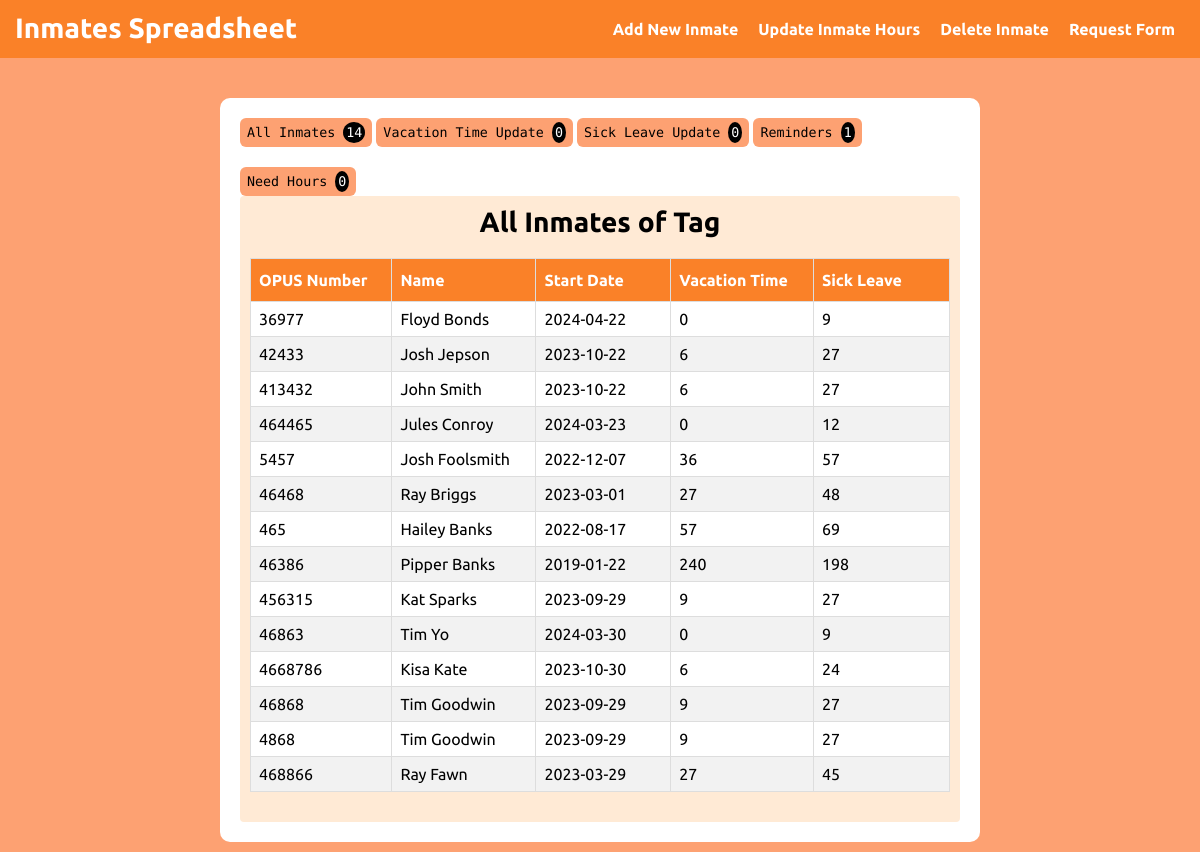
Screenshot of /homepage (signed in) with the database file from the repository.
### tables this page shows
CREATE TABLE Plant (
id INTEGER NOT NULL PRIMARY KEY AUTOINCREMENT,
Name varchar(255)
);

CREATE TABLE Inmates (
OPUSNumber int NOT NULL PRIMARY KEY,
FirstName varchar(255),
LastName varchar(255),
StartDate DATE,
Plant int,
NextVacationDate DATE,
NextSickDate DATE,
VacationHours int,
SickHours int
);

### app.py (the view)
@app.route("/homepage", methods=["GET", "POST"])
@login_required
def homepage():
    all = db.execute("SELECT * FROM Inmates Where Plant = ?", session["user_id"])
    plant = db.execute("SELECT Name FROM Plant WHERE id = ?", session["user_id"])
    lenOfAll = len(all)
    update = db.execute("SELECT * FROM Inmates WHERE NextVacationDate = ? and Plant = ?", today_date(), session["user_id"])
    lupdate = len(update)
    get_vacation_hours(update)
    sick = db.execute("SELECT * FROM Inmates WHERE NextSickDate = ? and Plant = ?", today_date(), session["user_id"])
    lsick = len(sick)
    get_sick_hours(sick)
    remind = db.execute("SELECT * FROM Inmates WHERE VacationHours >= 200 and Plant = ?", session["user_id"])
    lremind = len(remind)
    nsick = past_sick_date(all)
    nvaca = past_vacation_date(all)
    get_sick_hours(nsick)
    get_vacation_hours(nvaca)
    lenTog = len(nsick) + len(nvaca)
    if request.method == "POST":
        print("Here")
        if request.form.get("hours") == "sick":
            print()
            num = request.form.get("opus")
            value = db.execute("SELECT * FROM Inmates WHERE OPUSNumber = ?", num)
            if len(value) == 1:
                val = int(value[0]['SickHours']) + 3
                date = add_a_month(value[0]['NextSickDate'])
                db.execute("UPDATE Inmates SET SickHours = :sick, NextSickDate = :dat WHERE OPUSNumber = :n", sick=val, dat=date, n=num)
        elif request.form.get("hours") == "vacation":
            print()
            num = request.form.get("opus")
            value = db.execute("SELECT * FROM Inmates WHERE OPUSNumber = ?", num)
            if len(value) == 1:
                val = int(value[0]['VacationHours'])
                date = value[0]['NextVacationDate']
                start = value[0]['StartDate']
                db.execute("UPDATE Inmates SET VacationHours = :hours, NextVacationDate = :vaca WHERE OPUSNumber = :n", hours=findTime(start, val), vaca=next_month_last_day(date), n=num)
        elif request.form.get("hours") == "hsick":
            print()
            num = request.form.get("opus")
            value = db.execute("SELECT * FROM Inmates WHERE OPUSNumber = ?", num)
            if len(value) == 1:
                val = int(value[0]['SickHours']) + 3
                date = add_a_month(value[0]['NextSickDate'])
                db.execute("UPDATE Inmates SET SickHours = :sick, NextSickDate = :dat WHERE OPUSNumber = :n", sick=val, dat=date, n=num)
        elif request.form.get("hours") == "hvaca":
            print()
            num = request.form.get("opus")
            value = db.execute("SELECT * FROM Inmates WHERE OPUSNumber = ?", num)
            if len(value) == 1:
                val = int(value[0]['VacationHours'])
                date = value[0]['NextVacationDate']
                start = value[0]['StartDate']
                db.execute("UPDATE Inmates SET VacationHours = :hours, NextVacationDate = :vaca WHERE OPUSNumber = :n", hours=findTime(start, val), vaca=next_month_last_day(date), n=num)
        return redirect('/homepage')
    else:
        return render_template("homepage.html", all=all, update=update, sick=sick, remind=remind, lall=lenOfAll, lupdate=lupdate, lsick=lsick, lremind=lremind, nsick=nsick, nvaca=nvaca, lenTog=lenTog, plant=plant[0]["Name"])

### app.py (called while the page is built)
@app.after_request
def after_request(response):
    response.headers["Cache-Control"] = "no-cache, no-store, must-revalidate"
    response.headers["Expires"] = 0
    response.headers["Pragma"] = "no-cache"
    return response

def get_sick_hours(data):
    for i in data:
        id = i['OPUSNumber']
        hours = i['SickHours'] + 3
        day = add_a_month(i['NextSickDate'])
        db.execute("UPDATE Inmates SET SickHours = ?, NextSickDate = ? WHERE OPUSNumber = ?", hours, day, id)
        print(f"Got It! {i['FirstName']} {i['LastName']} has Updated")

def get_vacation_hours(data):
    for i in data:
        id = i['OPUSNumber']
        hours = findTime(today_date(), i['VacationHours'])
        day = add_a_month(i['NextVacationDate'])
        db.execute("UPDATE Inmates SET VacationHours = ?, NextVacationDate = ? WHERE OPUSNumber = ?", hours, day, id)
        print(f"Got It! {i['FirstName']} {i['LastName']} has Updated")

### helpers.py (called while the page is built)
def today_date():
    return today.strftime("%Y-%m-%d")

def negative_days(start):
    startD = date.fromisoformat(start)
    r = relativedelta.relativedelta(startD, today)
    return r.days

def negative_months(start):
    startD = date.fromisoformat(start)
    r = relativedelta.relativedelta(startD, today)
    return r.months

def past_sick_date(list):
    final = []
    for i in list:
        if negative_days(i['NextSickDate']) < 0 or negative_months(i['NextSickDate']) < 0:
            final.append(i)
    return final

def past_vacation_date(list):
    final = []
    for i in list:
        if negative_days(i['NextVacationDate']) < 0 or negative_months(i['NextVacationDate']) < 0:
            final.append(i)
    return final

def login_required(f):
    @wraps(f)
    def decorated_function(*args, **kwargs):
        if session.get("user_id") is None:
            return redirect("/")
        return f(*args, **kwargs)
    return decorated_function

### templates/homepage.html (shortened to what this page needs)
{% extends "layout.html" %}
{% block head %}
    <link href="/static/homepage.css" rel="stylesheet">
{% endblock %}
{% block section %}
    <div class="layout">
        <div class="button-nav">
            <button class="all">All Inmates <span class="number">{{ lall }}</span></button>
            <button class="vaca">Vacation Time Update <span class="number">{{ lupdate }}</span></button>
            <button class="sick">Sick Leave Update <span class="number">{{ lsick }}</span></button>
            <button class="reminder">Reminders <span class="number">{{ lremind }}</span></button>
            <button class="urgent">Need Hours <span class="number">{{ lenTog }}</span></button>
        </div>
        <div id="gallery">
            <div id="all">
                <h3>All Inmates of {{plant}}</h3>
                <table class="sheet">
                    <thead>
                        <tr>
                            <th>OPUS Number</th>
                            <th>Name</th>
                            <th>Start Date</th>
                            <th>Vacation Time</th>
                            <th>Sick Leave</th>
                        </tr>
                    </thead>
                    <tbody>
                        {% for i in all %}
                        <tr>
                            <td>{{ i.OPUSNumber }}</td>
                            <td>{{ i.FirstName }} {{i.LastName}}</td>
                            <td>{{ i.StartDate }}</td>
                            <td>{{ i.VacationHours }}</td>
                            <td>{{ i.SickHours }}</td>
                        </tr>
                        {% endfor %}
                    </tbody>
                </table>
            </div>
        </div>
    </div>
{% endblock %}

### templates/layout.html (shortened to what this page needs)
<!DOCTYPE html>
<html lang="en">
    <head>
        <link href="/static/global.css" rel="stylesheet">
        <link rel="stylesheet" href="https://cdnjs.cloudflare.com/ajax/libs/font-awesome/4.7.0/css/font-awesome.min.css">
        {% block head %} {% endblock %}
    </head>
    <body>
        <nav>
            <a href="/homepage" id="homepage">Inmates Spreadsheet</a>
            <div class="right">
            {% if session["user_id"] != 1 and session["user_id"] %}
                <a href="/add">Add New Inmate</a>
                <a href="/update">Update Inmate Hours</a>
                <a href="/delete">Delete Inmate</a>
                <a href="/request">Request Form</a>
            {% endif %}
            </div>
        </nav>
        <div class="container">
            <section>
                {% block section %} {% endblock %}
            </section>
        </div>
    </body>
</html>

### static/global.css (style rules this page uses)
* { margin: 0; }
#homepage, #login { font-family: "Ubuntu", sans-serif; font-weight: bold; font-size: 28px; margin-top: 2px; }
body { background-color: #FDA172; }
.sheet { font-family: "Ubuntu", sans-serif; border-collapse: collapse; width: 100%; background-color: white; }
.sheet td, .sheet th { border: 1px solid #ddd; padding: 8px; }
.sheet tr:nth-child(even) { background-color: #f2f2f2; }
.sheet th { padding-top: 12px; padding-bottom: 12px; text-align: left; background-color: #FA8128; color: white; }
nav { background-color: #FA8128; padding: 10px 15px 10px; font-size: 22px; color: white; margin-bottom: 10px; overflow: hidden; }
.right { float: right; }
nav a { text-decoration: none; font-size: 16px; color: white; text-align: center; float: left; font-family: "Ubuntu", sans-serif; }
.right a { margin: 10px 10px; font-family: "Ubuntu", sans-serif; font-weight: 600; font-style: normal; font-size: 16px; }
section { width: 60%; margin: 10px; padding: 20px; background-color: white; border-radius: 10px; }
button { padding: 5px 5px; background-color: #FDA172; font-family: "Martian Mono", monospace; border-radius: 6px; border: 1px solid #000000; color: black; margin-bottom: 20px; align-self: flex-start; }
.container { padding-top: 20px; display: flex; justify-content: center; }

### static/homepage.css (style rules this page uses)
table { background-color: lightgrey; border: 1px solid black; margin-bottom: 20px; margin-right: auto; margin-left: auto; }
th { background-color: #3C4142; font-weight: bold; color: white; padding: 2px; width: 150px; }
span { background-color: black; color: white; border-radius: 50%; padding: 3px; }
h3 { margin-bottom: 20px; text-align: center; font-size: 28px; font-family: "Ubuntu", sans-serif; }
#gallery { border-radius: 4px; background-color: #ffead5; padding: 10px; }
.button-nav { margin-bottom: -20px; }
.button-nav button { border:none; padding: 7px; }

### rows the page displays
Plant: Name "Tag"
Inmates: OPUSNumber "36977", FirstName "Floyd", LastName "Bonds", StartDate "2024-04-22", VacationHours "0", SickHours "9"
Inmates: OPUSNumber "42433", FirstName "Josh", LastName "Jepson", StartDate "2023-10-22", VacationHours "6", SickHours "27"
Inmates: OPUSNumber "413432", FirstName "John", LastName "Smith", StartDate "2023-10-22", VacationHours "6", SickHours "27"
Inmates: OPUSNumber "464465", FirstName "Jules", LastName "Conroy", StartDate "2024-03-23", VacationHours "0", SickHours "12"
Inmates: OPUSNumber "5457", FirstName "Josh", LastName "Foolsmith", StartDate "2022-12-07", VacationHours "36", SickHours "57"
Inmates: OPUSNumber "46468", FirstName "Ray", LastName "Briggs", StartDate "2023-03-01", VacationHours "27", SickHours "48"
Inmates: OPUSNumber "465", FirstName "Hailey", LastName "Banks", StartDate "2022-08-17", VacationHours "57", SickHours "69"
Inmates: OPUSNumber "46386", FirstName "Pipper", LastName "Banks", StartDate "2019-01-22", VacationHours "240", SickHours "198"
Inmates: OPUSNumber "456315", FirstName "Kat", LastName "Sparks", StartDate "2023-09-29", VacationHours "9", SickHours "27"
Inmates: OPUSNumber "46863", FirstName "Tim", LastName "Yo", StartDate "2024-03-30", VacationHours "0", SickHours "9"
Inmates: OPUSNumber "4668786", FirstName "Kisa", LastName "Kate", StartDate "2023-10-30", VacationHours "6", SickHours "24"
Inmates: OPUSNumber "46868", FirstName "Tim", LastName "Goodwin", StartDate "2023-09-29", VacationHours "9", SickHours "27"
Inmates: OPUSNumber "4868", FirstName "Tim", LastName "Goodwin", StartDate "2023-09-29", VacationHours "9", SickHours "27"
Inmates: OPUSNumber "468866", FirstName "Ray", LastName "Fawn", StartDate "2023-03-29", VacationHours "27", SickHours "45"

### other values shown
{{ lall }} "14"
{{ lupdate }} "0"
{{ lsick }} "0"
{{ lremind }} "1"
{{ lenTog }} "0"
